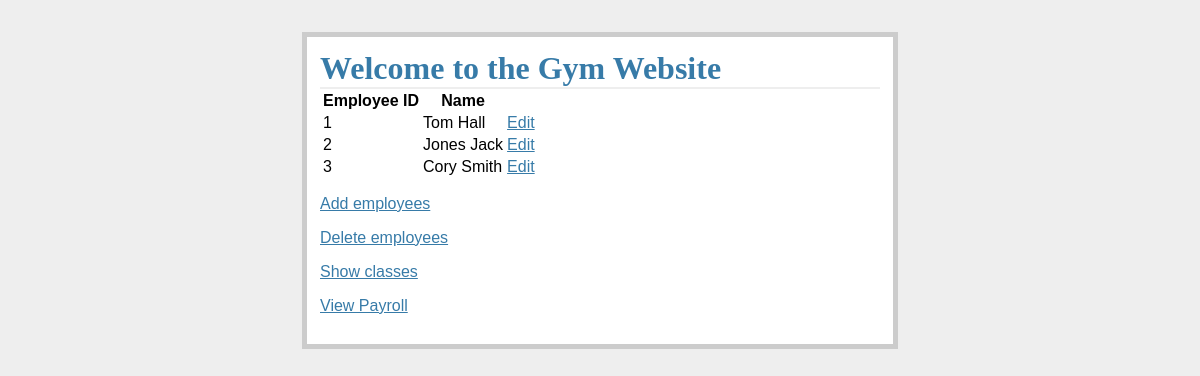
Before: /show_employees with the older database file.
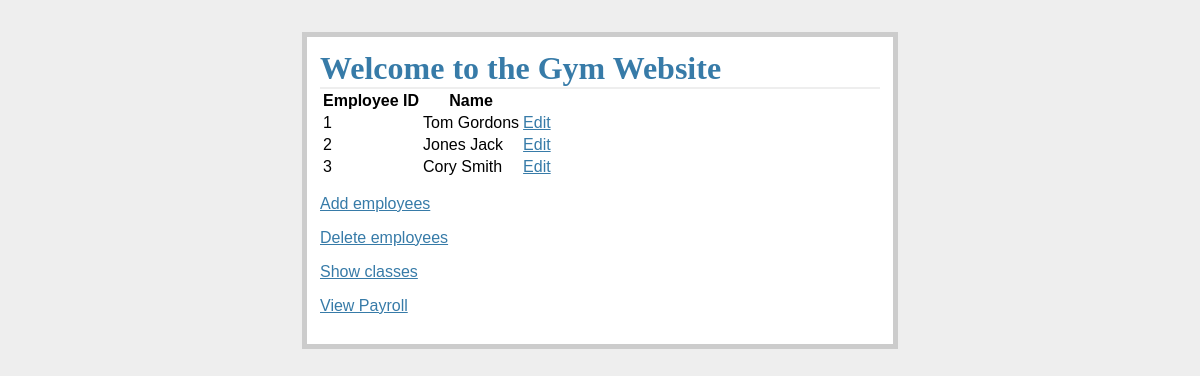
After: the same page with the newer database file.
### tables this page shows
CREATE TABLE Instructor(id INTEGER  PRIMARY KEY AUTOINCREMENT, name varchar(20));

### gym.py (the view)
@app.route('/show_employees')
def get_employees():
    db = get_db()
    c = db.cursor()
    cur =  db.execute( "select distinct i.id,i.name from Instructor i")
    employees = cur.fetchall()
    return render_template("show_employees.html", employees =  employees)

### gym.py (called while the page is built)
def connect_db():
    rv = sqlite3.connect(app.config["DATABASE"])
    rv.row_factory = sqlite3.Row
    return rv

def get_db():
    if not hasattr(g, 'sqlite_db'):
        g.sqlite_db = connect_db()
    return g.sqlite_db

### templates/show_employees.html (shortened to what this page needs)
{% extends "layout.html" %}
{% block body %}
  <table>
    <tr>
      <th>Employee ID</th>
      <th>Name</th>
    </tr>
    {% for employee in employees %}
      <tr>
        <td>{{employee.id}}</td>
        <td>{{employee.name}}</td>
        <td><a href="{{ url_for('edit_employee',id=employee.id) }}">Edit</a></td>
      </tr>
    {% else %}
      <li><em>No employees so far</em>
    {% endfor %}
  </table>
    <p><a href="{{ url_for('add_employee') }}">Add employees</a></p>
    <p><a href="{{ url_for('delete_employee') }}">Delete employees</a></p>
    <p><a href="{{ url_for('get_classes') }}">Show classes</a></p>
    <p><a href="{{ url_for('view_payroll') }}">View Payroll</a></p>
{% endblock %}

### templates/layout.html (shortened to what this page needs)
<!doctype html>
<link rel=stylesheet type=text/css href="{{ url_for('static', filename='style.css') }}">
<div class=page>
  <h1>Welcome to the Gym Website</h1>
  {% block body %}{% endblock %}
</div>

### static/style.css (style rules this page uses)
a, h1, h2 { color: #377ba8; }
h1, h2 { font-family: 'Georgia', serif; margin: 0; }
h1 { border-bottom: 2px solid #eee; }
.page { margin: 2em auto; width: 35em; border: 5px solid #ccc; padding: 0.8em; background: white; }

Changed rows visible on the page:
changed Instructor id 1: name "Tom Hall" → "Tom Gordons"
